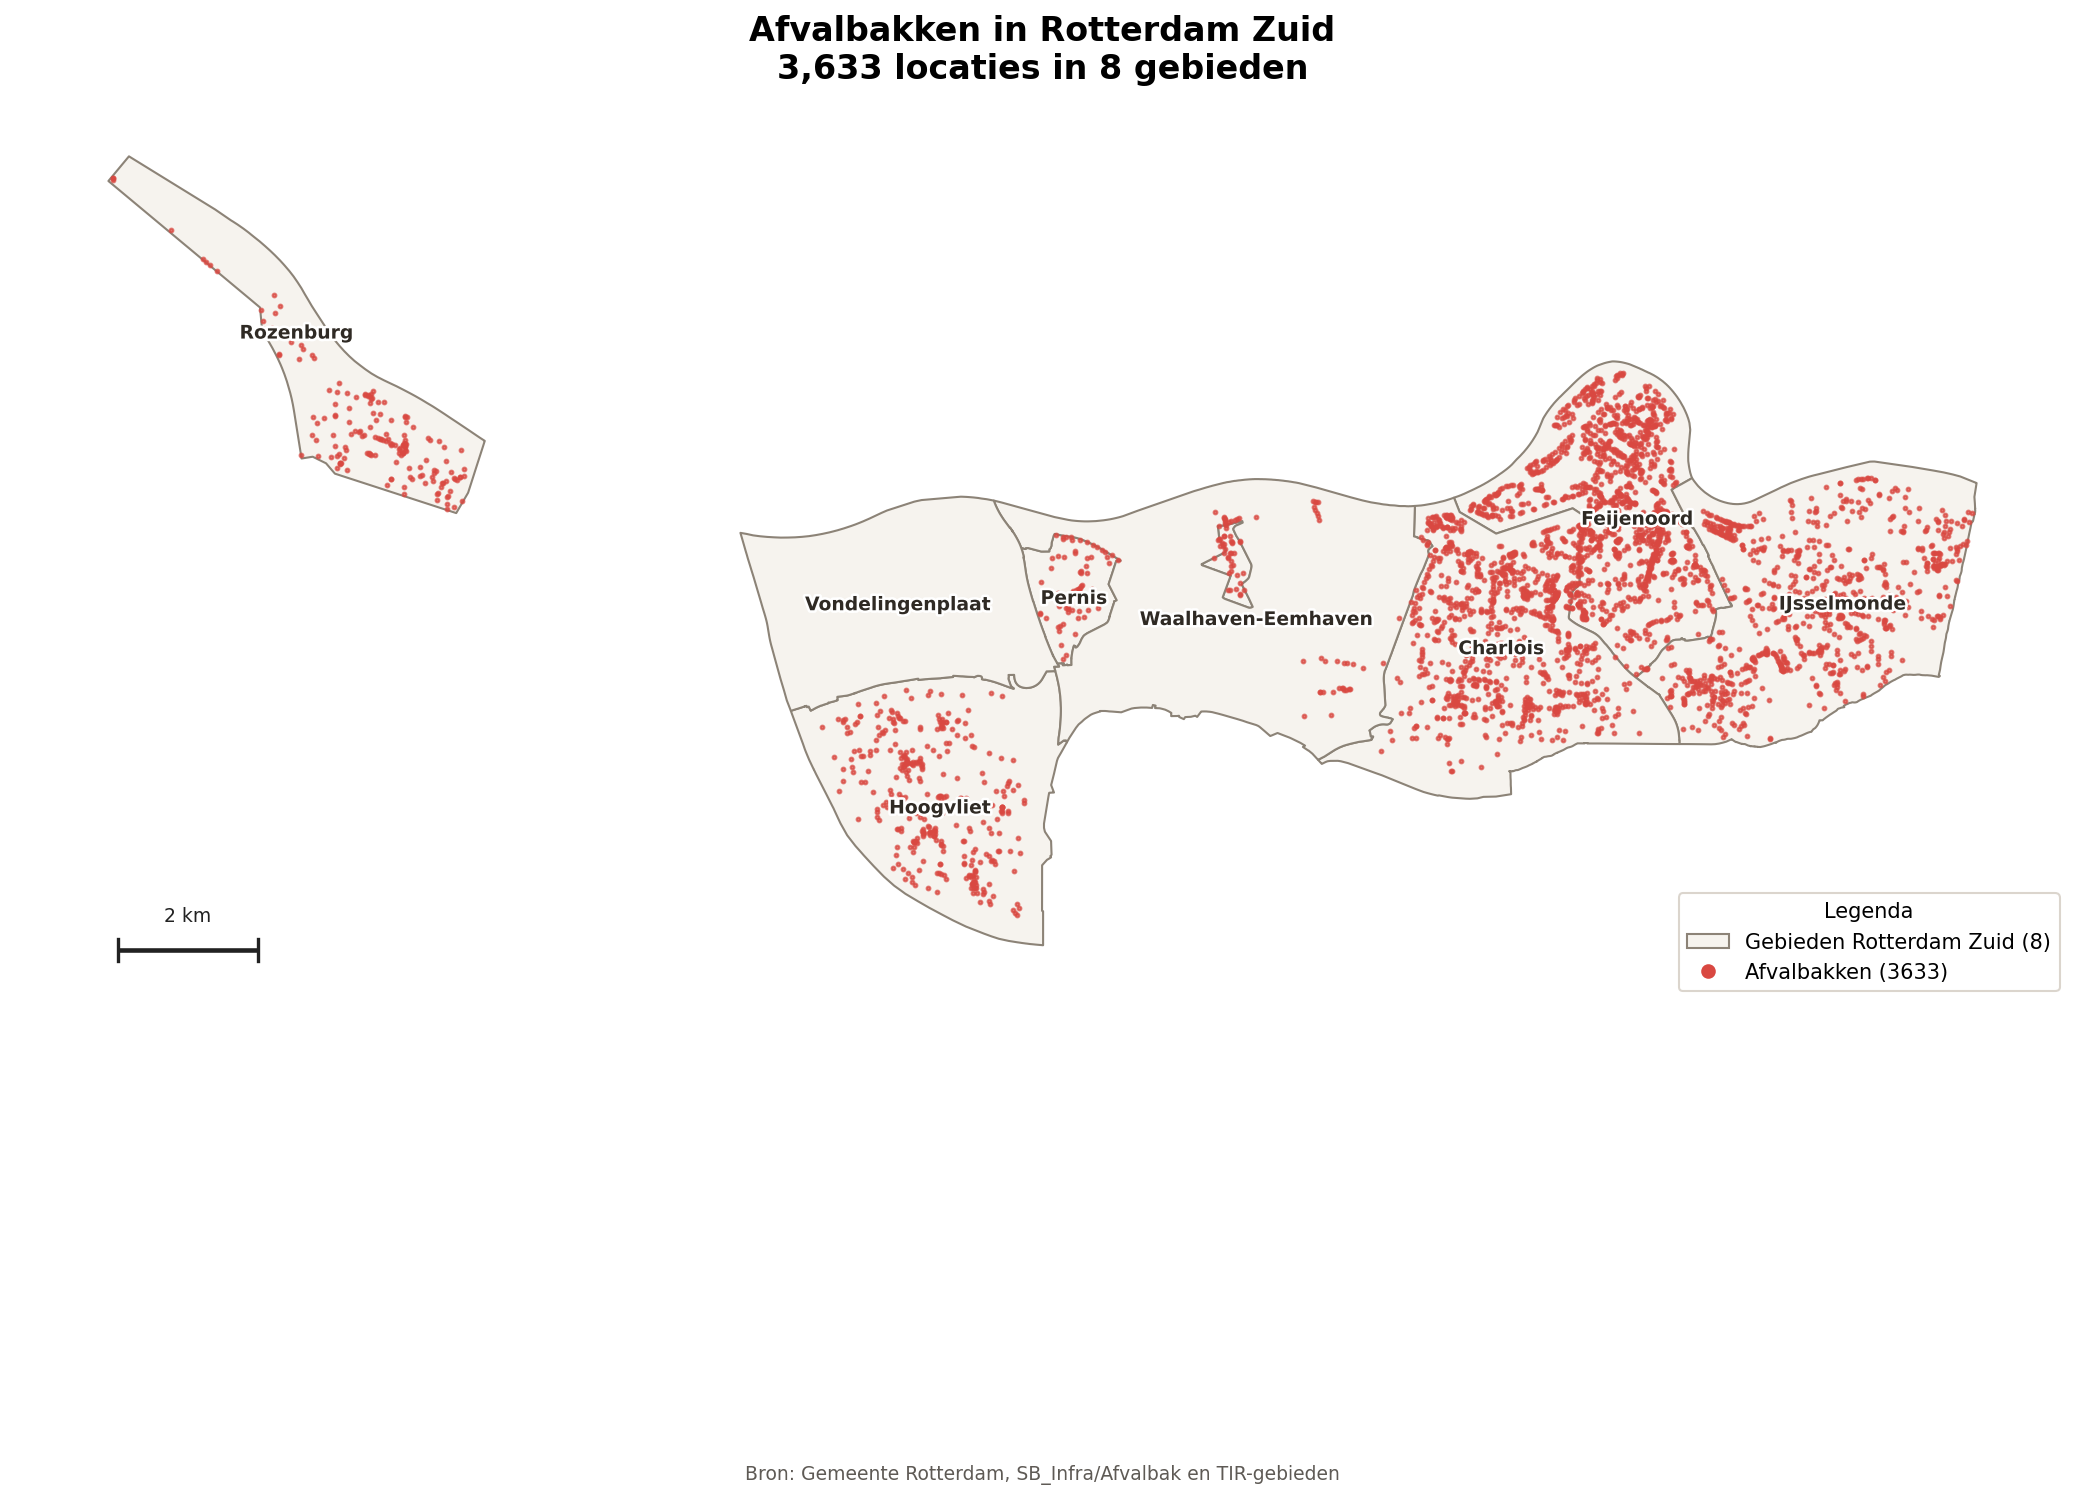

Generate this figure with Python:
"""Statische kaart: afvalbakken in Rotterdam Zuid."""

from pathlib import Path

import geopandas as gpd
import matplotlib
import matplotlib.lines as mlines
import matplotlib.patheffects as pe
import matplotlib.patches as mpatches
matplotlib.use("Agg")
import matplotlib.pyplot as plt


DATA = Path("General data/Data")
OUT = Path("output")

ZUID_GEBIEDEN = [
    "Feijenoord",
    "IJsselmonde",
    "Charlois",
    "Hoogvliet",
    "Pernis",
    "Rozenburg",
    "Waalhaven-Eemhaven",
    "Vondelingenplaat",
]


def load_rotterdam(path: Path) -> gpd.GeoDataFrame:
    """Load Rotterdam GeoJSON and coerce to RD New when metadata is wrong."""
    gdf = gpd.read_file(path)
    minx, miny, maxx, maxy = gdf.total_bounds
    if minx > 10_000 and miny > 300_000:
        return gdf.set_crs(epsg=28992, allow_override=True)
    if gdf.crs is None:
        return gdf.set_crs(epsg=28992)
    return gdf if gdf.crs.to_epsg() == 28992 else gdf.to_crs(epsg=28992)


def add_scale_bar(ax, length_m=2_000):
    """Draw a simple metric scale bar in the lower-left corner."""
    minx, maxx = ax.get_xlim()
    miny, maxy = ax.get_ylim()
    x0 = minx + (maxx - minx) * 0.05
    y0 = miny + (maxy - miny) * 0.04
    x1 = x0 + length_m
    ax.plot([x0, x1], [y0, y0], color="#222222", linewidth=2.2, solid_capstyle="butt")
    ax.plot([x0, x0], [y0 - 160, y0 + 160], color="#222222", linewidth=1.6)
    ax.plot([x1, x1], [y0 - 160, y0 + 160], color="#222222", linewidth=1.6)
    ax.text(
        (x0 + x1) / 2,
        y0 + 350,
        f"{length_m // 1000} km",
        ha="center",
        va="bottom",
        fontsize=9,
        color="#222222",
    )


def main():
    gebieden = load_rotterdam(DATA / "tir_gebieden.geojson")
    afval = load_rotterdam(DATA / "afvalbak.geojson")

    zuid = gebieden[gebieden["GEBDNAAM"].isin(ZUID_GEBIEDEN)].copy()
    zuid["geometry"] = zuid.geometry.make_valid()

    afval_zuid = gpd.sjoin(
        afval,
        zuid[["GEBDNAAM", "geometry"]],
        how="inner",
        predicate="within",
    )

    print(f"Afvalbakken in Rotterdam Zuid: {len(afval_zuid)}")
    print(afval_zuid.groupby("GEBDNAAM").size().sort_values(ascending=False).to_string())

    fig, ax = plt.subplots(figsize=(14, 12))

    zuid.plot(
        ax=ax,
        color="#f6f3ee",
        edgecolor="#8c8377",
        linewidth=1.0,
        zorder=1,
    )
    afval_zuid.plot(
        ax=ax,
        color="#d94841",
        markersize=3.2,
        alpha=0.72,
        zorder=2,
    )

    for _, row in zuid.iterrows():
        if row.geometry is None or row.geometry.is_empty:
            continue
        centroid = row.geometry.representative_point()
        label = ax.text(
            centroid.x,
            centroid.y,
            row["GEBDNAAM"],
            ha="center",
            va="center",
            fontsize=9,
            color="#2f2a24",
            weight="bold",
            zorder=3,
        )
        label.set_path_effects([pe.withStroke(linewidth=2.5, foreground="white")])

    add_scale_bar(ax)

    area_patch = mpatches.Patch(
        facecolor="#f6f3ee",
        edgecolor="#8c8377",
        label=f"Gebieden Rotterdam Zuid ({len(zuid)})",
    )
    afval_handle = mlines.Line2D(
        [],
        [],
        color="#d94841",
        marker="o",
        linestyle="None",
        markersize=6,
        label=f"Afvalbakken ({len(afval_zuid)})",
    )
    ax.legend(
        handles=[area_patch, afval_handle],
        title="Legenda",
        loc="lower right",
        frameon=True,
        framealpha=0.95,
        facecolor="white",
        edgecolor="#d9d3cb",
    )

    ax.set_title(
        f"Afvalbakken in Rotterdam Zuid\n{len(afval_zuid):,} locaties in 8 gebieden",
        fontsize=16,
        fontweight="bold",
        pad=18,
    )
    ax.text(
        0.5,
        0.03,
        "Bron: Gemeente Rotterdam, SB_Infra/Afvalbak en TIR-gebieden",
        transform=fig.transFigure,
        ha="center",
        fontsize=9,
        color="#5e5a55",
    )
    ax.set_axis_off()
    plt.tight_layout()

    OUT.mkdir(exist_ok=True)
    out = OUT / "kaart_afvalbakken_rotterdam_zuid.png"
    fig.savefig(out, dpi=150, bbox_inches="tight", facecolor="white")
    plt.close(fig)
    print(f"Kaart opgeslagen: {out}")


if __name__ == "__main__":
    main()
